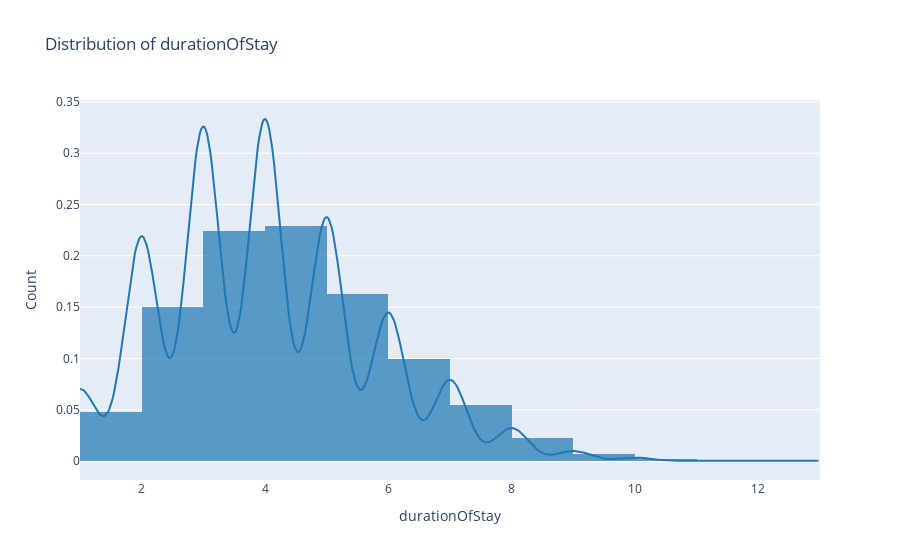

The notebook cell this image was saved under:
### Markdown cell above
### Duration of Stay

### Code cell
interactive_barplot(train, 'durationOfStay')

### Figure 1 — Plotly figure (JSON) as saved in the notebook; plotly's stock layout.template omitted (floating-point values rounded to 4 significant figures; data arrays with more than 128 entries replaced by an {"elided": "..."} marker saying what was removed)
{"data": [{"autobinx": false, "histnorm": "probability density", "legendgroup": "durationOfStay", "marker": {"color": "rgb(31, 119, 180)"}, "name": "durationOfStay", "opacity": 0.7, "type": "histogram", "x": {"elided": "9868 int values"}, "xaxis": "x", "xbins": {"end": 13, "size": 1, "start": 1}, "yaxis": "y"}, {"legendgroup": "durationOfStay", "marker": {"color": "rgb(31, 119, 180)"}, "mode": "lines", "name": "durationOfStay", "showlegend": false, "type": "scatter", "x": {"elided": "500 float values"}, "xaxis": "x", "y": {"elided": "500 float values"}, "yaxis": "y"}], "layout": {"barmode": "overlay", "hovermode": "closest", "legend": {"traceorder": "reversed"}, "showlegend": false, "title": {"text": "Distribution of durationOfStay"}, "xaxis": {"anchor": "y2", "domain": [0, 1], "title": {"text": "durationOfStay"}, "zeroline": false}, "yaxis": {"anchor": "free", "domain": [0, 1], "position": 0, "title": {"text": "Count"}}}}
